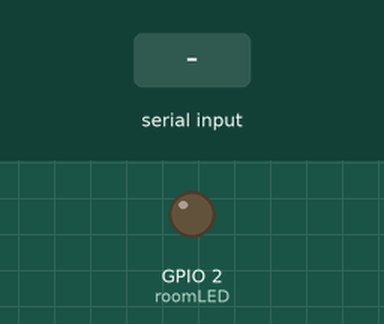
Simulated run of this sketch. Board: ESP8266 (NodeMCU). Shown: output pins drawn as LEDs (lit = HIGH). Dashed ring = blinking. Inputs (shaded band) come from the test bench. WiFi joins after 1.5 s; servers stay silent unless stated; what the sketch prints to the serial monitor is not drawn.

Above: at 0.1 s.
At 3.2 s:
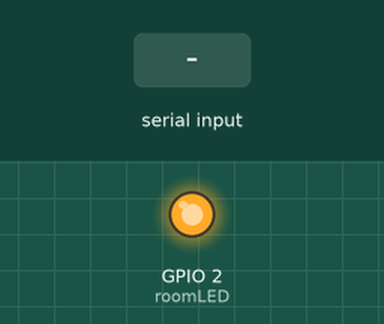
3.3 s: "C" received over Serial
At 3.7 s:
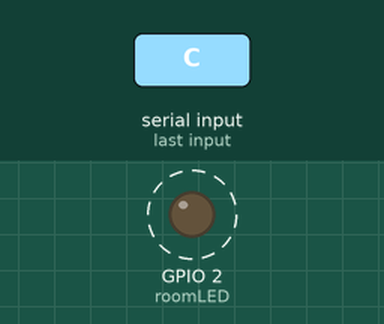
6.3 s: "A" received over Serial
9.3 s: "B" received over Serial
Timing chart, 0 to 18.3 s (numbered marks = the images above; inputs shaded):
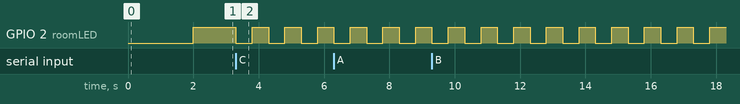

The sketch:

serial.ino
```cpp
#include <ESP8266WiFi.h>
#include <ESP8266WebServer.h>


const char* ssid = "yourssid";
const char* password = "yourpassword";

const int roomLED = 2;    // GPIO2 for Room LED
const int kitchenLED = 2; // GPIO4 for Kitchen LED

bool kitchenBlinking = false; // Flag for Kitchen LED blinking
ESP8266WebServer server(80);

String receivedPrompt = "";

void handleRoot() {
    String html = R"rawliteral(
        <!DOCTYPE html>
        <html>
        <head>
            <title>Send Prompt</title>
        </head>
        <body>
            <h1>Send a Prompt</h1>
            <input type="text" id="prompt" placeholder="Enter your prompt">
            <button onclick="sendPrompt()">Send</button>

            <script>
                function sendPrompt() {
                    const prompt = document.getElementById('prompt').value;
                    fetch('/send?prompt=' + encodeURIComponent(prompt))
                        .then(response => response.text())
                        .then(data => alert(data));
                }
            </script>
        </body>
        </html>
    )rawliteral";
    server.send(200, "text/html", html);
}

void handleSendPrompt() {
    if (server.hasArg("prompt")) {
        receivedPrompt = server.arg("prompt");
        Serial.println(receivedPrompt);  // Forward the prompt to the Python script
        server.send(200, "text/plain", "Prompt sent to Python script: " + receivedPrompt);
    } else {
        server.send(400, "text/plain", "No prompt provided");
    }
}

void setup() {
    Serial.begin(115200);  // Initialize Serial communication
    WiFi.begin(ssid, password);
    Serial.print("Connecting to WiFi");
    while (WiFi.status() != WL_CONNECTED) {
        delay(1000);
        Serial.print(".");
    }
    Serial.println("\nWiFi connected");
    Serial.println(WiFi.localIP());

    server.on("/", handleRoot);
    server.on("/send", handleSendPrompt);

    server.begin();
    Serial.println("HTTP server started");

    pinMode(roomLED, OUTPUT);
    pinMode(kitchenLED, OUTPUT);
    digitalWrite(roomLED, HIGH);  // Turn off LEDs initially
    digitalWrite(kitchenLED, HIGH);

}

void loop() {
    server.handleClient();

    if (Serial.available()) {
        char action = Serial.read();  // Read the single character response
        Serial.println("Received action: " + String(action));  // Debugging

        // Perform the corresponding LED operation
        if (action == 'A') {
            digitalWrite(roomLED, LOW);  // Turn Room LED ON
            Serial.println("Room LED ON");
        } else if (action == 'B') {
            digitalWrite(roomLED, HIGH);  // Turn Room LED OFF
            Serial.println("Room LED OFF");
        } else if (action == 'C') {
            kitchenBlinking = true;  // Start Kitchen LED blinking
            Serial.println("Kitchen LED Blinking ON");
        } else if (action == 'D') {
            kitchenBlinking = false;  // Stop Kitchen LED blinking
            digitalWrite(kitchenLED, HIGH);  // Ensure it's OFF
            Serial.println("Kitchen LED Blinking OFF");
        } else {
            Serial.println("Invalid action received.");
        }
    }

    // If Kitchen LED is blinking, toggle it every 500ms
    if (kitchenBlinking) {
        digitalWrite(kitchenLED, LOW);  // Turn Kitchen LED ON
        delay(500);
        digitalWrite(kitchenLED, HIGH); // Turn Kitchen LED OFF
        delay(500);
    }
}
```

Measured:
- after the input at 3.3 s, GPIO 2 (roomLED): alternates HIGH for 0.50 s and LOW for 0.50 s, starting at once
